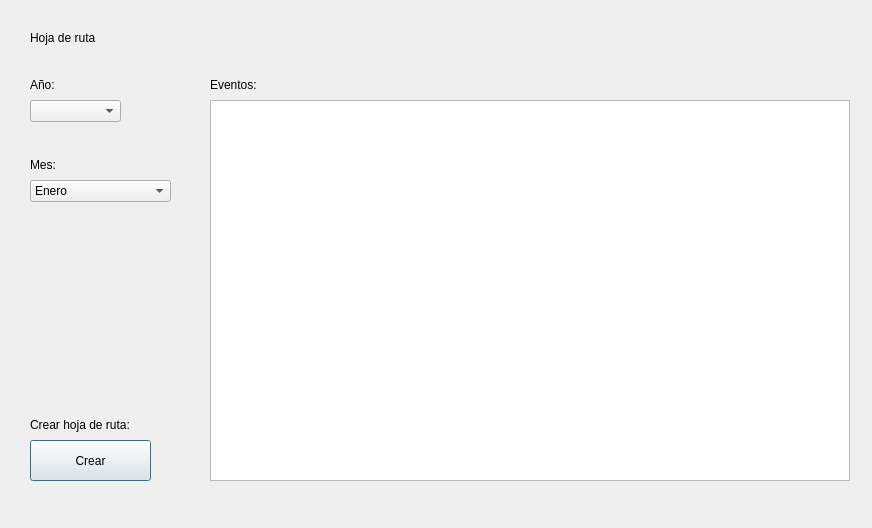
<?xml version="1.0" encoding="UTF-8"?>
<ui version="4.0">
 <class>Dialog</class>
 <widget class="QDialog" name="Dialog">
  <property name="geometry">
   <rect>
    <x>0</x>
    <y>0</y>
    <width>872</width>
    <height>528</height>
   </rect>
  </property>
  <property name="windowTitle">
   <string>Dialog</string>
  </property>
  <widget class="QComboBox" name="comboAnyo">
   <property name="geometry">
    <rect>
     <x>30</x>
     <y>100</y>
     <width>91</width>
     <height>22</height>
    </rect>
   </property>
  </widget>
  <widget class="QLabel" name="labelAnyo">
   <property name="geometry">
    <rect>
     <x>30</x>
     <y>70</y>
     <width>180</width>
     <height>30</height>
    </rect>
   </property>
   <property name="sizePolicy">
    <sizepolicy hsizetype="Fixed" vsizetype="Fixed">
     <horstretch>0</horstretch>
     <verstretch>0</verstretch>
    </sizepolicy>
   </property>
   <property name="text">
    <string>Año:</string>
   </property>
  </widget>
  <widget class="QComboBox" name="comboMes">
   <property name="geometry">
    <rect>
     <x>30</x>
     <y>180</y>
     <width>141</width>
     <height>22</height>
    </rect>
   </property>
   <item>
    <property name="text">
     <string>Enero</string>
    </property>
   </item>
   <item>
    <property name="text">
     <string>Febrero</string>
    </property>
   </item>
   <item>
    <property name="text">
     <string>Marzo</string>
    </property>
   </item>
   <item>
    <property name="text">
     <string>Abril</string>
    </property>
   </item>
   <item>
    <property name="text">
     <string>Mayo</string>
    </property>
   </item>
   <item>
    <property name="text">
     <string>Junio</string>
    </property>
   </item>
   <item>
    <property name="text">
     <string>Julio</string>
    </property>
   </item>
   <item>
    <property name="text">
     <string>Agosto</string>
    </property>
   </item>
   <item>
    <property name="text">
     <string>Septiembre</string>
    </property>
   </item>
   <item>
    <property name="text">
     <string>Octubre</string>
    </property>
   </item>
   <item>
    <property name="text">
     <string>Noviembre</string>
    </property>
   </item>
   <item>
    <property name="text">
     <string>Diciembre</string>
    </property>
   </item>
  </widget>
  <widget class="QLabel" name="labelMes">
   <property name="geometry">
    <rect>
     <x>30</x>
     <y>150</y>
     <width>180</width>
     <height>30</height>
    </rect>
   </property>
   <property name="sizePolicy">
    <sizepolicy hsizetype="Fixed" vsizetype="Fixed">
     <horstretch>0</horstretch>
     <verstretch>0</verstretch>
    </sizepolicy>
   </property>
   <property name="text">
    <string>Mes:</string>
   </property>
  </widget>
  <widget class="QTableWidget" name="tableEventos">
   <property name="geometry">
    <rect>
     <x>210</x>
     <y>100</y>
     <width>640</width>
     <height>381</height>
    </rect>
   </property>
   <property name="sortingEnabled">
    <bool>true</bool>
   </property>
  </widget>
  <widget class="QLabel" name="labelEventos">
   <property name="geometry">
    <rect>
     <x>210</x>
     <y>70</y>
     <width>180</width>
     <height>30</height>
    </rect>
   </property>
   <property name="sizePolicy">
    <sizepolicy hsizetype="Fixed" vsizetype="Fixed">
     <horstretch>0</horstretch>
     <verstretch>0</verstretch>
    </sizepolicy>
   </property>
   <property name="text">
    <string>Eventos:</string>
   </property>
  </widget>
  <widget class="QLabel" name="labelTitle">
   <property name="geometry">
    <rect>
     <x>30</x>
     <y>20</y>
     <width>180</width>
     <height>35</height>
    </rect>
   </property>
   <property name="styleSheet">
    <string notr="true">font: 12pt &quot;MS Shell Dlg 2&quot;;</string>
   </property>
   <property name="text">
    <string>Hoja de ruta</string>
   </property>
  </widget>
  <widget class="QPushButton" name="buttonCrear">
   <property name="geometry">
    <rect>
     <x>30</x>
     <y>440</y>
     <width>121</width>
     <height>41</height>
    </rect>
   </property>
   <property name="text">
    <string>Crear</string>
   </property>
  </widget>
  <widget class="QLabel" name="labelCrear">
   <property name="geometry">
    <rect>
     <x>30</x>
     <y>410</y>
     <width>180</width>
     <height>30</height>
    </rect>
   </property>
   <property name="sizePolicy">
    <sizepolicy hsizetype="Fixed" vsizetype="Fixed">
     <horstretch>0</horstretch>
     <verstretch>0</verstretch>
    </sizepolicy>
   </property>
   <property name="text">
    <string>Crear hoja de ruta:</string>
   </property>
  </widget>
 </widget>
 <resources/>
 <connections/>
</ui>
